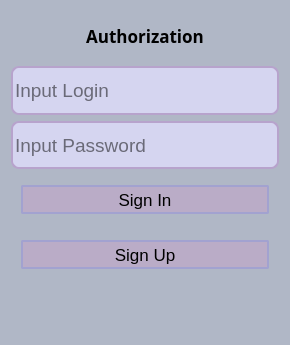
<?xml version="1.0" encoding="UTF-8"?>
<ui version="4.0">
 <class>RegisterWidget</class>
 <widget class="QWidget" name="RegisterWidget">
  <property name="geometry">
   <rect>
    <x>0</x>
    <y>0</y>
    <width>290</width>
    <height>345</height>
   </rect>
  </property>
  <property name="minimumSize">
   <size>
    <width>290</width>
    <height>0</height>
   </size>
  </property>
  <property name="windowTitle">
   <string>Form</string>
  </property>
  <property name="windowIcon">
   <iconset resource="resours.qrc">
    <normaloff>:/newPrefix/key_black_24dp.svg</normaloff>:/newPrefix/key_black_24dp.svg</iconset>
  </property>
  <property name="styleSheet">
   <string notr="true">QWidget {
    background-color: #b0b7c6;
    color: black;
    font-family: 'Gill Sans', 'Gill Sans MT', Calibri, 'Trebuchet MS', sans-serif;
    font-size: 13pt;
    margin: 10px;
}

QPushButton{
    border: 2px solid #a2a2d0;
    background-color: #baacc7;
    border-radius: 2px;
}


QPushButton:hover{
    background-color: #b7a3cc;
}

QPushButton:pressed{
    border: 4px solid #8360a8;
    border-radius: 5px;

}

QPushButton:checked{
    background-color: #9d82ba;
    border-color: #8360a8;

}

QLineEdit{
    border: 2px solid #b7a3cc;
    background-color: #d5d5f0;
    margin: 0;
    font-size: 14pt;
	border-radius: 8px;
}</string>
  </property>
  <layout class="QVBoxLayout" name="verticalLayout">
   <item>
    <widget class="QLabel" name="label">
     <property name="font">
      <font>
       <family>Gill Sans</family>
       <pointsize>13</pointsize>
       <weight>75</weight>
       <bold>true</bold>
      </font>
     </property>
     <property name="layoutDirection">
      <enum>Qt::LeftToRight</enum>
     </property>
     <property name="text">
      <string>Authorization</string>
     </property>
     <property name="alignment">
      <set>Qt::AlignCenter</set>
     </property>
    </widget>
   </item>
   <item>
    <widget class="QLineEdit" name="LoginEdit">
     <property name="sizePolicy">
      <sizepolicy hsizetype="Expanding" vsizetype="Minimum">
       <horstretch>0</horstretch>
       <verstretch>0</verstretch>
      </sizepolicy>
     </property>
     <property name="minimumSize">
      <size>
       <width>0</width>
       <height>0</height>
      </size>
     </property>
     <property name="inputMask">
      <string/>
     </property>
     <property name="text">
      <string/>
     </property>
     <property name="placeholderText">
      <string>Input Login</string>
     </property>
    </widget>
   </item>
   <item>
    <widget class="QLineEdit" name="PasswEdit">
     <property name="enabled">
      <bool>true</bool>
     </property>
     <property name="sizePolicy">
      <sizepolicy hsizetype="Expanding" vsizetype="Minimum">
       <horstretch>0</horstretch>
       <verstretch>0</verstretch>
      </sizepolicy>
     </property>
     <property name="inputMask">
      <string/>
     </property>
     <property name="text">
      <string/>
     </property>
     <property name="placeholderText">
      <string>Input Password</string>
     </property>
    </widget>
   </item>
   <item>
    <widget class="QPushButton" name="InButton">
     <property name="sizePolicy">
      <sizepolicy hsizetype="Minimum" vsizetype="Minimum">
       <horstretch>0</horstretch>
       <verstretch>0</verstretch>
      </sizepolicy>
     </property>
     <property name="cursor">
      <cursorShape>PointingHandCursor</cursorShape>
     </property>
     <property name="text">
      <string>Sign In</string>
     </property>
     <property name="iconSize">
      <size>
       <width>16</width>
       <height>16</height>
      </size>
     </property>
    </widget>
   </item>
   <item>
    <widget class="QPushButton" name="UpButton">
     <property name="sizePolicy">
      <sizepolicy hsizetype="Minimum" vsizetype="Minimum">
       <horstretch>0</horstretch>
       <verstretch>0</verstretch>
      </sizepolicy>
     </property>
     <property name="cursor">
      <cursorShape>PointingHandCursor</cursorShape>
     </property>
     <property name="text">
      <string>Sign Up</string>
     </property>
    </widget>
   </item>
   <item>
    <widget class="QLabel" name="statuslabel">
     <property name="text">
      <string/>
     </property>
    </widget>
   </item>
  </layout>
 </widget>
 <resources>
  <include location="resours.qrc"/>
 </resources>
 <connections/>
</ui>
